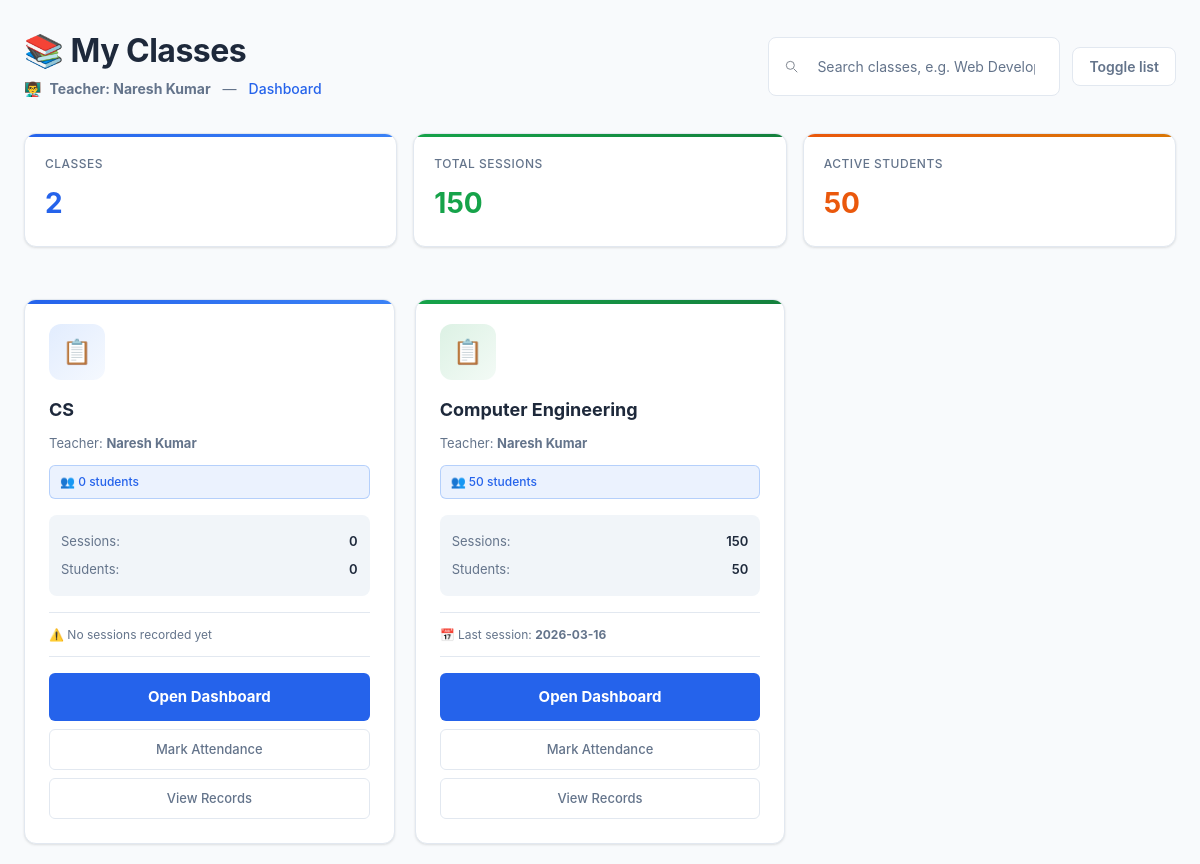
The app's page /teacher/classes (signed in) with its own data.
### app.py (models this page shows)
class User(db.Model):
    id = db.Column(db.Integer, primary_key=True)
    role = db.Column(db.String(20), nullable=False)
    name = db.Column(db.String(100), nullable=False)
    email = db.Column(db.String(100), unique=True, nullable=False)
    password = db.Column(db.String(200), nullable=False)
    roll_number = db.Column(db.String(20), nullable=True)
    branch = db.Column(db.String(100), nullable=True)
    semester = db.Column(db.String(20), nullable=True)
    department = db.Column(db.String(100), nullable=True)

### app.py (the view)
@app.route("/teacher/classes")
def teacher_classes():
    if session.get("role") != "teacher":
        abort(403)
    teacher = User.query.get(session.get("user_id"))
    classes = []
    if teacher and teacher.department:
        classes.append(normalize_subject_name(teacher.department))
    if teacher:
        subjects = [
            row[0]
            for row in db.session.query(Attendance.subject)
            .filter_by(teacher_id=teacher.id)
            .distinct()
            .all()
            or []
        ]
        for s in subjects:
            normalized = normalize_subject_name(s)
            if normalized and normalized not in classes:
                classes.append(normalized)
    classes_info = []
    for s in classes:
        match_values = subject_match_values(s)
        total_sessions = Attendance.query.filter_by(
            teacher_id=teacher.id
        ).filter(Attendance.subject.in_(match_values)
        ).count()
        last_rec = (
            Attendance.query.filter_by(teacher_id=teacher.id)
            .filter(Attendance.subject.in_(match_values))
            .order_by(Attendance.date.desc())
            .first()
        )
        last_date = last_rec.date.isoformat() if last_rec else None
        students_count = (
            db.session.query(Attendance.student_id)
            .filter_by(teacher_id=teacher.id)
            .filter(Attendance.subject.in_(match_values))
            .distinct()
            .count()
        )
        classes_info.append(
            {
                "subject": s,
                "total_sessions": total_sessions,
                "last_date": last_date,
                "students_count": students_count,
            }
        )
    return render_template(
        "teacher_classes.html", teacher=teacher, classes_info=classes_info
    )

### app.py (called while the page is built)
def normalize_subject_name(subject_value):
    s = (subject_value or "").strip()
    if not s:
        return "Unknown"
    if s.lower() == "computer science":
        return "Computer Engineering"
    return s

def subject_match_values(subject_value):
    s = normalize_subject_name(subject_value)
    if s == "Computer Engineering":
        return ["Computer Engineering", "Computer Science"]
    return [s]

### templates/teacher_classes.html (shortened to what this page needs)
<!doctype html>
<html lang="en">
<head>
  <link rel="stylesheet" href="{{ url_for('static', filename='style.css') }}">
</head>
<body>
  <div class="wrap">
    <div class="top">
      <div class="title">
        <h1>📚 My Classes</h1>
        <div class="sub">
          👨‍🏫 <strong>Teacher: {{ teacher.name }}</strong>
          <span style="color: var(--text-muted); margin: 0 4px;">—</span>
          <a href="{{ url_for('teacher_dashboard') }}" style="color: var(--primary); font-weight: 500;">Dashboard</a>
        </div>
      </div>
      <div class="toolbar">
        <div class="search" role="search">
          <svg width="16" height="16" viewBox="0 0 24 24" fill="none" style="margin-right: 8px;"><path d="M21 21l-4.35-4.35" stroke="currentColor" stroke-width="1.4" stroke-linecap="round" stroke-linejoin="round"/><circle cx="11" cy="11" r="6" stroke="currentColor" stroke-width="1.4"/></svg>
          <input id="search" placeholder="Search classes, e.g. Web Development" oninput="filterCards()" />
        </div>
        <div class="controls">
          <button class="btn btn-secondary" onclick="toggleView()">Toggle list</button>
        </div>
      </div>
    </div>
    <div class="summary" id="summaryStrip">
      <div class="stat">
        <div class="stat-label">Classes</div>
        <strong>{{ classes_info|length }}</strong>
      </div>
      <div class="stat">
        <div class="stat-label">Total sessions</div>
        <strong>{{ classes_info|sum(attribute='total_sessions') }}</strong>
      </div>
      <div class="stat">
        <div class="stat-label">Active students</div>
        <strong>{{ classes_info|sum(attribute='students_count') }}</strong>
      </div>
    </div>
    {% if classes_info %}
      <div class="grid" id="cards">
        {% for c in classes_info %}
        <div class="card" data-subject="{{ c.subject|lower }}">
          <div class="card-icon">📋</div>
          <div class="subject">{{ c.subject }}</div>
          <div class="teacher-info">Teacher: <strong>{{ teacher.name }}</strong></div>
          <div class="students-badge">👥 {{ c.students_count }} students</div>
          <div class="card-meta">
            <div class="meta-row">
              <span>Sessions:</span>
              <strong>{{ c.total_sessions }}</strong>
            </div>
            <div class="meta-row">
              <span>Students:</span>
              <strong>{{ c.students_count }}</strong>
            </div>
          </div>
          {% if c.last_date %}
            <div class="last-session">📅 Last session: <strong>{{ c.last_date }}</strong></div>
          {% else %}
            <div class="last-session" style="color: var(--text-muted);">⚠️ No sessions recorded yet</div>
          {% endif %}
          <div class="actions">
            <a href="{{ url_for('teacher_dashboard') }}" class="action-btn">Open Dashboard</a>
            <a href="{{ url_for('select_class_mark') }}" class="action-btn secondary">Mark Attendance</a>
            <a href="{{ url_for('select_class_view') }}" class="action-btn secondary">View Records</a>
          </div>
        </div>
        {% endfor %}
      </div>
    {% else %}
      <div class="empty">
        <h2>No Classes Found</h2>
        <p>No classes yet. Add a subject in your profile or mark attendance to create a class entry.</p>
      </div>
    {% endif %}
  </div>
</body>
</html>

### static/style.css (style rules this page uses)
* { margin: 0; padding: 0; box-sizing: border-box; }
:root { --primary: #2563eb; --primary-dark: #1e40af; --primary-light: #3b82f6; --primary-gradient: linear-gradient(135deg, #2563eb 0%, #3b82f6 100%); --secondary: #06b6d4; --secondary-gradient: linear-gradient(135deg, #06b6d4 0%, #0891b2 100%); --accent: #dc2626; --accent-warm: #ea580c; --accent-warm-gradient: linear-gradient(135deg, #ea580c 0%, #d97706 100%); --success: #16a34a; --success-gradient: linear-gradient(135deg, #16a34a 0%, #15803d 100%); --warning: #ca8a04; --warning-gradient: linear-gradient(135deg, #ca8a04 0%, #b45309 100%); --purple: #9333ea; --purple-gradient: linear-gradient(135deg, #9333ea 0%, #7c3aed 100%); --pink: #ec4899; --pink-gradient: linear-gradient(135deg, #ec4899 0%, #db2777 100%); --indigo: #4f46e5; --indigo-gradient: linear-gradient(135deg, #4f46e5 0%, #4338ca 100%); --bg-dark: #f8fafc; --bg-darker: #f1f5f9; --card-bg: #ffffff; --border-color: #e2e8f0; --text-light: #1e293b; --text-muted: #64748b; --text-dark: #334155; --shadow: 0 1px 3px rgba(0, 0, 0, 0.08), 0 1px 2px rgba(0, 0, 0, 0.04); --shadow-md: 0 4px 6px rgba(0, 0, 0, 0.1), 0 2px 4px rgba(0, 0, 0, 0.06); --shadow-lg: 0 10px 15px rgba(0, 0, 0, 0.1), 0 4px 6px rgba(0, 0, 0, 0.05); --radius: 8px; --font-sans: -apple-system, BlinkMacSystemFont, 'Segoe UI', 'Roboto', 'Oxygen', 'Ubuntu', 'Cantarell', sans-serif; }
body { font-family: var(--font-sans); background: var(--bg-dark); color: var(--text-light); line-height: 1.6; }
.btn { padding: 10px 20px; border: none; border-radius: var(--radius); font-family: inherit; font-size: 14px; font-weight: 500; cursor: pointer; transition: all 0.2s ease; text-decoration: none; display: inline-block; }
.btn-secondary { background: var(--card-bg); color: var(--text-light); border: 1px solid var(--border-color); }
input, select, textarea { font-family: inherit; font-size: 14px; border: 1px solid var(--border-color); padding: 10px 12px; border-radius: var(--radius); background: var(--card-bg); color: var(--text-light); transition: all 0.2s ease; }
input::placeholder, select::placeholder, textarea::placeholder { color: var(--text-muted); }
.card { background: var(--card-bg); border-radius: var(--radius); padding: 20px; box-shadow: var(--shadow); border: 1px solid var(--border-color); }
h1, h2, h3, h4, h5, h6 { font-weight: 600; line-height: 1.2; color: var(--text-light); }
h1 { font-size: 28px; }
input, select { padding: 10px; border: 1px solid #ccc; border-radius: 6px; font-size: 14px; }
button { padding: 10px; background: #2575fc; color: #fff; border: none; border-radius: 6px; font-size: 16px; cursor: pointer; transition: background 0.3s; }
body { background: linear-gradient(135deg, #6a11cb 0%, #2575fc 100%); font-family: "Poppins", Arial, sans-serif; }
.card { background: #fff; border-radius: 10px; box-shadow: 0 4px 8px rgba(0, 0, 0, 0.1); padding: 20px; margin: 20px 0; }
.card a { color: #2575fc; text-decoration: none; font-weight: bold; }

### records on screen
User: name "Naresh Kumar", subject "CS", students_count "0", total_sessions "0", shows "⚠️ No sessions recorded yet", name "Naresh Kumar"

### other values on screen
{{ classes_info|length }} "2"
{{ classes_info|sum(attribute='total_sessions') }} "150"
{{ classes_info|sum(attribute='students_count') }} "50"
{{ c.subject }} "Computer Engineering"
{{ c.students_count }} "50"
{{ c.total_sessions }} "150"
{{ c.last_date }} "2026-03-16"
